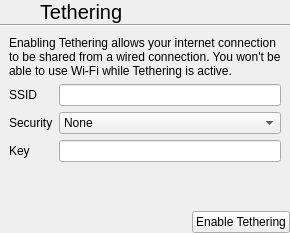
     <widget class="QWidget" name="page_9">
      <property name="autoFillBackground">
       <bool>true</bool>
      </property>
      <layout class="QVBoxLayout" name="verticalLayout_10">
       <property name="spacing">
        <number>0</number>
       </property>
       <property name="leftMargin">
        <number>0</number>
       </property>
       <property name="topMargin">
        <number>0</number>
       </property>
       <property name="rightMargin">
        <number>0</number>
       </property>
       <property name="bottomMargin">
        <number>0</number>
       </property>
       <item>
        <layout class="QHBoxLayout" name="horizontalLayout_3">
         <property name="spacing">
          <number>0</number>
         </property>
         <item>
          <widget class="QPushButton" name="tetheringBackButton">
           <property name="sizePolicy">
            <sizepolicy hsizetype="Preferred" vsizetype="Preferred">
             <horstretch>0</horstretch>
             <verstretch>0</verstretch>
            </sizepolicy>
           </property>
           <property name="text">
            <string/>
           </property>
           <property name="icon">
            <iconset theme="go-previous">
             <normaloff>.</normaloff>.</iconset>
           </property>
           <property name="flat">
            <bool>true</bool>
           </property>
          </widget>
         </item>
         <item>
          <widget class="QLabel" name="label_28">
           <property name="sizePolicy">
            <sizepolicy hsizetype="Expanding" vsizetype="Preferred">
             <horstretch>0</horstretch>
             <verstretch>0</verstretch>
            </sizepolicy>
           </property>
           <property name="font">
            <font>
             <pointsize>15</pointsize>
            </font>
           </property>
           <property name="text">
            <string>Tethering</string>
           </property>
           <property name="margin">
            <number>9</number>
           </property>
          </widget>
         </item>
        </layout>
       </item>
       <item>
        <widget class="Line" name="line_9">
         <property name="orientation">
          <enum>Qt::Horizontal</enum>
         </property>
        </widget>
       </item>
       <item>
        <layout class="QVBoxLayout" name="verticalLayout_12">
         <property name="spacing">
          <number>6</number>
         </property>
         <property name="leftMargin">
          <number>9</number>
         </property>
         <property name="topMargin">
          <number>9</number>
         </property>
         <property name="rightMargin">
          <number>9</number>
         </property>
         <property name="bottomMargin">
          <number>9</number>
         </property>
         <item>
          <widget class="QLabel" name="label_29">
           <property name="text">
            <string>Enabling Tethering allows your internet connection to be shared from a wired connection. You won't be able to use Wi-Fi while Tethering is active.</string>
           </property>
           <property name="wordWrap">
            <bool>true</bool>
           </property>
          </widget>
         </item>
         <item>
          <layout class="QGridLayout" name="gridLayout_6">
           <item row="0" column="0">
            <widget class="QLabel" name="label_30">
             <property name="text">
              <string>SSID</string>
             </property>
            </widget>
           </item>
           <item row="2" column="0">
            <widget class="QLabel" name="label_32">
             <property name="text">
              <string>Key</string>
             </property>
            </widget>
           </item>
           <item row="1" column="0">
            <widget class="QLabel" name="label_31">
             <property name="text">
              <string>Security</string>
             </property>
            </widget>
           </item>
           <item row="0" column="1">
            <widget class="QLineEdit" name="tetheringSSID"/>
           </item>
           <item row="1" column="1">
            <widget class="QComboBox" name="tetheringSecurity">
             <item>
              <property name="text">
               <string>None</string>
              </property>
             </item>
             <item>
              <property name="text">
               <string>WPA2 PSK</string>
              </property>
             </item>
            </widget>
           </item>
           <item row="2" column="1">
            <widget class="QLineEdit" name="tetheringKey"/>
           </item>
          </layout>
         </item>
        </layout>
       </item>
       <item>
        <spacer name="verticalSpacer_6">
         <property name="orientation">
          <enum>Qt::Vertical</enum>
         </property>
         <property name="sizeHint" stdset="0">
          <size>
           <width>20</width>
           <height>40</height>
          </size>
         </property>
        </spacer>
       </item>
       <item>
        <layout class="QHBoxLayout" name="horizontalLayout_8">
         <item>
          <spacer name="horizontalSpacer_8">
           <property name="orientation">
            <enum>Qt::Horizontal</enum>
           </property>
           <property name="sizeHint" stdset="0">
            <size>
             <width>40</width>
             <height>20</height>
            </size>
           </property>
          </spacer>
         </item>
         <item>
          <widget class="QPushButton" name="tetheringEnableTetheringButton">
           <property name="text">
            <string>Enable Tethering</string>
           </property>
           <property name="icon">
            <iconset theme="network-wireless-tethered">
             <normaloff>.</normaloff>.</iconset>
           </property>
          </widget>
         </item>
        </layout>
       </item>
      </layout>
     </widget>
